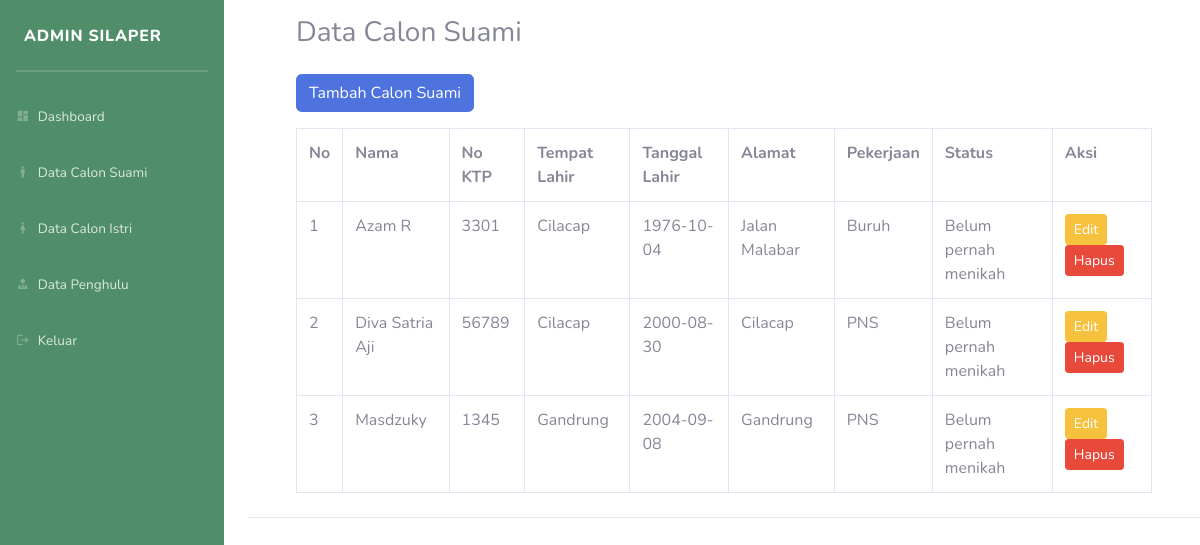
/cami, run on the app's committed database.
### tables this page shows
CREATE TABLE `calon_suami` (
  `id` int NOT NULL,
  `nama_cami` varchar(50) NOT NULL,
  `no_ktp` varchar(20) NOT NULL,
  `tpt_lahir` varchar(50) NOT NULL,
  `tgl_lahir` date NOT NULL,
  `alamat` varchar(50) NOT NULL,
  `pekerjaan` varchar(20) NOT NULL,
  `status_cami` varchar(20) NOT NULL
);

### controller/CamiController.php (called while the page is built, shortened)
<?php
include_once '../../models/Cami.php';
class CamiController
{
    private $model;
    public function __construct($db)
    {
        $this->model = new Cami($db);
    }
    public function getAllCami()
    {
        return $this->model->getAllCami();
    }
}
?>

### models/Cami.php (called while the page is built, shortened)
<?php
class Cami{
    private $koneksi;
    public function __construct($db)
    {
        $this->koneksi = $db;
    }
    public function getAllCami()
    {
        $query="SELECT * FROM calon_suami";
        $result=mysqli_query($this->koneksi,$query);
        return $result;
    }
}

### views/cami/index.php (the view)
<?php
include_once '../../config.php';
include_once '../../controller/CamiController.php';
require '../../index.php';
$database=new database;
$db=$database->getKoneksi();
$camiController = new CamiController($db);
$cami = $camiController->getAllCami();
?>
<main class="col-md-9 ms-sm-auto col-lg-10 px-md-4">
    <div class="d-flex justify-content-between flex-wrap flex-md-nowrap align-items-center pt-3 pb-2 mb-3 border-bottom">
<div class="px-5">
    <h3> Data Calon Suami </h3>
    <a class="btn btn-primary mb-3 mt-3" href="tambah_cami">Tambah Calon Suami</a>
    <table border="1" class="table table-bordered">
        <tr>
            <th>No</th>
            <th>Nama</th>
            <th>No KTP</th>
            <th>Tempat Lahir</th>
            <th>Tanggal Lahir</th>
            <th>Alamat</th>
            <th>Pekerjaan</th>
            <th>Status</th>
            <th>Aksi</th>
        </tr>
        <?php
$no = 1;
foreach($cami as $x){
?>
<tr>
    <td><?php echo $no++?></td>
    <td><?php echo $x['nama_cami']?></td>
    <td><?php echo $x['no_ktp']?></td>
    <td><?php echo $x['tpt_lahir']?></td>
    <td><?php echo $x['tgl_lahir']?></td>
    <td><?php echo $x['alamat']?></td>
    <td><?php echo $x['pekerjaan']?></td>
    <td><?php echo $x['status_cami']?></td>
    <td>
        <a class="btn btn-warning btn-sm"href="edit_cami?id=<?php echo $x['id'];?>">Edit</a>
        <a class="btn btn-danger btn-sm"href="hapus_cami?id=<?php echo $x['id'];?> "onclick="return confirm('Apakah yakin akan menghapus data ini?')">Hapus</a>
    </td>
</tr>
<?php
}
?>
</table>
</div>

### index.php (shortened to what this page needs)
<!DOCTYPE html>
<html lang="en">
<head>
    <link rel="stylesheet" href="https://cdn.jsdelivr.net/npm/@mdi/font/css/materialdesignicons.min.css">
    <link
      href="vendor/fontawesome-free/css/all.min.css"
      rel="stylesheet"
      type="text/css"
    />
    <link href="assets/css/sb-admin-2.min.css" rel="stylesheet" />
</head>
<body>
<div id="wrapper">
   <ul class="navbar-nav bg-light-green sidebar sidebar-dark accordion" id="accordionSidebar">
<a class="sidebar-brand d-flex">
    <div class="sidebar-brand-icon rotate-n-15">
    </div>
    <div class="sidebar-brand-text mx-2">ADMIN SILAPER</div>
</a>
<hr class="sidebar-divider my-0">
<hr class="sidebar-divider">
<li class="nav-item">
    <a class="nav-link collapsed" href="dashboard" data-target="#collapsePages"
        aria-expanded="true" aria-controls="collapsePages">
        <i class="mdi mdi-view-dashboard"></i>
        <span>Dashboard</span>
    </a>
</li>
<li class="nav-item">
    <a class="nav-link collapsed" href="cami" data-target="#collapseTwo"
        aria-expanded="true" aria-controls="collapseTwo">
        <i class="mdi mdi-human-male"></i>
        <span>Data Calon Suami</span>
    </a>
</li>
<li class="nav-item">
    <a class="nav-link collapsed" href="cais" data-target="#collapseUtilities"
        aria-expanded="true" aria-controls="collapseUtilities">
        <i class="mdi mdi-human-female"></i>
        <span>Data Calon Istri</span>
    </a>
</li>
<li class="nav-item">
    <a class="nav-link collapsed" href="penghulu" data-target="#collapsePages"
        aria-expanded="true" aria-controls="collapsePages">
        <i class="mdi mdi-account-tie"></i>
        <span>Data Penghulu</span>
    </a>
</li>
<li class="nav-item">
    <a class="nav-link collapsed" href="masuk" data-target="#collapsePages"
        aria-expanded="true" aria-controls="collapsePages" onclick="return confirm('Apakah Anda yakin ingin keluar?')">
        <i class="mdi mdi-logout"></i>
        <span >Keluar</span>
    </a>
</li>
</ul>
</body>
</html>

### index.php (style rules this page uses)
.bg-light-green { background-color: #508D69; }

### data on the page
calon_suami: nama_cami "Azam R", no_ktp "3301", tpt_lahir "Cilacap", tgl_lahir "1976-10-04", alamat "Jalan Malabar", pekerjaan "Buruh", status_cami "Belum pernah menikah"
calon_suami: nama_cami "Diva Satria Aji", no_ktp "56789", tpt_lahir "Cilacap", tgl_lahir "2000-08-30", alamat "Cilacap", pekerjaan "PNS", status_cami "Belum pernah menikah"
calon_suami: nama_cami "Masdzuky", no_ktp "1345", tpt_lahir "Gandrung", tgl_lahir "2004-09-08", alamat "Gandrung", pekerjaan "PNS", status_cami "Belum pernah menikah"
